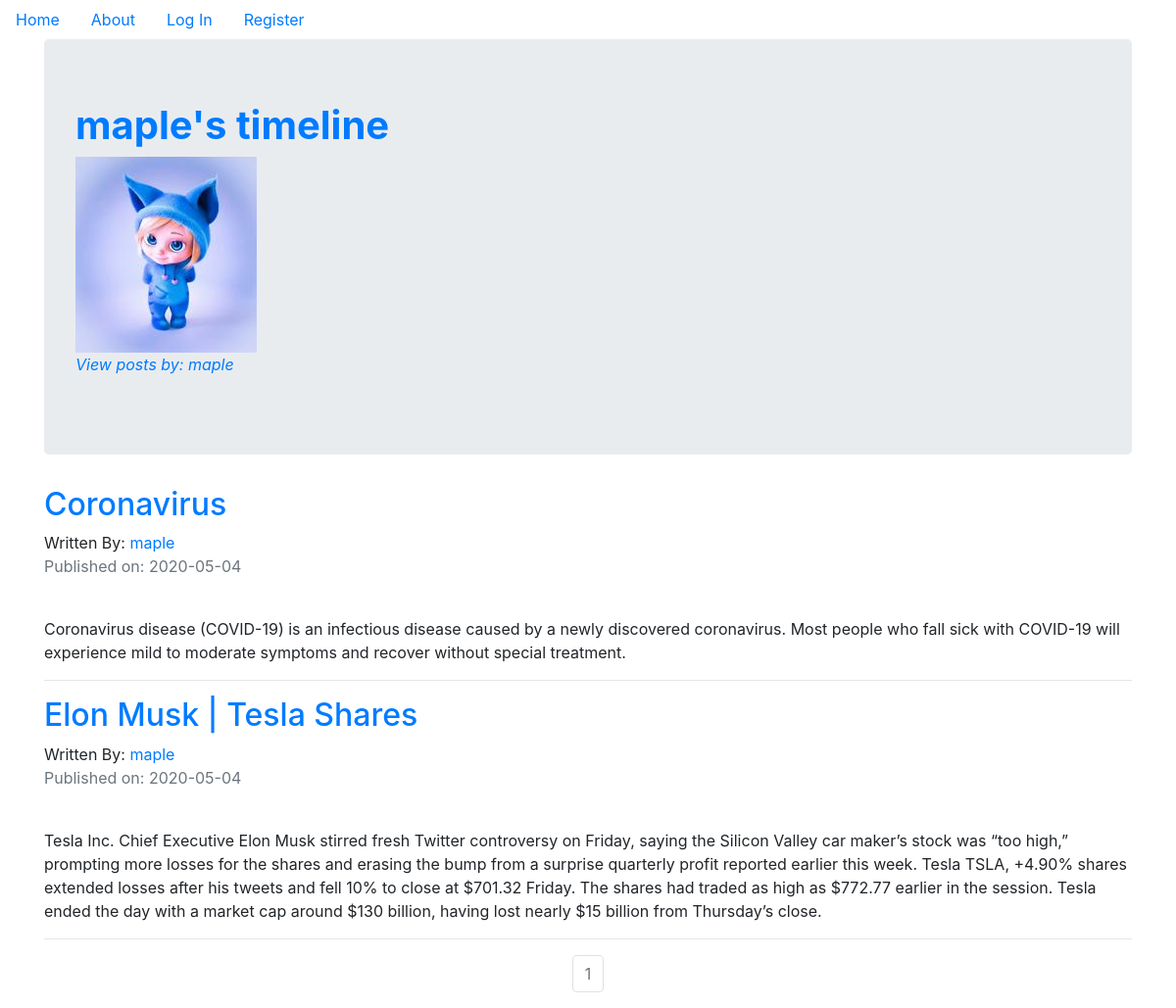
Before: /maple with the older database file.
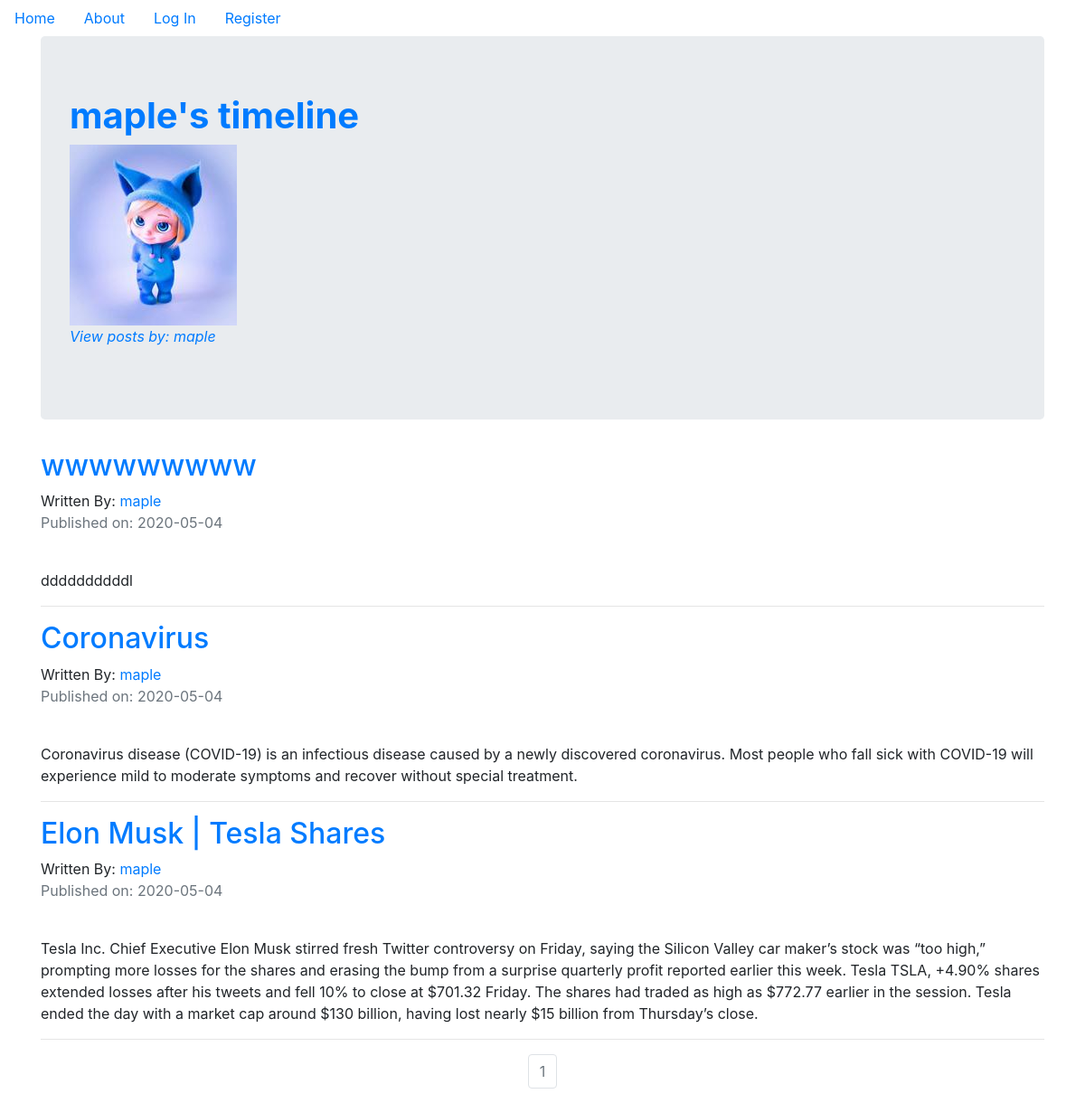
After: the same page with the newer database file.
### puppycompanyblog/models.py (models this page shows, shortened)
class User(db.Model, UserMixin):
    __tablename__ = 'users'
    id = db.Column(db.Integer, primary_key=True)
    profile_image = db.Column(db.String(64), nullable=False, default='default_profile.jpg')
    email = db.Column(db.String(64), unique=True, index=True)
    username = db.Column(db.String(64), unique=True, index=True)
    password_hash = db.Column(db.String(128))
    posts = db.relationship('BlogPost', backref='author', lazy=True)

class BlogPost(db.Model, UserMixin):
    users = db.relationship(User)
    id = db.Column(db.Integer, primary_key=True)
    user_id = db.Column(db.Integer, db.ForeignKey('users.id'), nullable= False)
    date = db.Column(db.DateTime, nullable=False, default=datetime.utcnow)
    title = db.Column(db.String(140), nullable=False)
    text = db.Column(db.Text, nullable=False)

### puppycompanyblog/users/views.py (the view)
@users.route('/<username>')
def user_posts(username):
    page = request.args.get('page', 1, type=int)
    user = User.query.filter_by(username=username).first_or_404()
    blog_posts = BlogPost.query.filter_by(author=user).order_by(BlogPost.date.desc()).paginate(page=page, per_page=5)
    return render_template('user_blog_posts.html', blog_posts= blog_posts, user = user)

### puppycompanyblog/templates/user_blog_posts.html
{% extends "base.html" %}
{% block content %}
<div class="container">
    <div class="jumbotron">
        <div>
            <h1> <strong style="color: #007bff">{{user.username}}'s timeline </strong></h1>
            <img src="{{url_for('static', filename='profile_pics/'+user.profile_image)}}" >
            <p><em style="color: #007bff">View posts by: {{user.username}} </em></p>
        </div>
    </div>
    {% for post in blog_posts.items %}
        <h2><a href="{{url_for('blog_posts.blog_post', blog_post_id=post.id)}}">{{post.title}}</a></h2>
        Written By: <a href="{{url_for('users.user_posts', username=post.author.username)}}">{{post.author.username}}</a>
        <p class='text-muted'>Published on: {{post.date.strftime("%Y-%m-%d")}}</p>
        <br>
        <p>{{post.text}}</p>
        <hr>
    {% endfor %}
</div>
<nav aria-label='Page Navigation example' style="margin: 0px auto; width: fit-content;">
    <ul class="pagination">
        {% for page_num in blog_posts.iter_pages(left_edge=1, right_edge=1, right_current=2) %}
        {% if blog_posts.page == page_num %}
        <li class="page-item disabled">
            <a class= 'page-link' href="{{url_for('users.user_posts', username=user.username, page=page_num)}}">{{ page_num }}</a>
        </li>
        {% else %}
        <li class="page-item">
            <a class= 'page-link' href="{{url_for('users.user_posts', username=user.username, page=page_num)}}">{{ page_num }}</a>
        </li>
        {% endif %}
        {% endfor %}
    </ul>
</nav>
    {% endblock %}

### puppycompanyblog/templates/base.html (shortened to what this page needs)
<!DOCTYPE html>
<html lang="en">
<head>
    <link rel="stylesheet" href="https://stackpath.bootstrapcdn.com/bootstrap/4.4.1/css/bootstrap.min.css">
</head>
<body>
    <ul class="nav">
        <li class="nav-link"><a href="{{url_for('core.index')}}">Home</a></li>
        <li class="nav-link"><a href="{{url_for('core.info')}}">About</a></li>
        {% if current_user.is_authenticated %}
        <li class="nav-link"><a href="{{url_for('users.logout')}}">Log Out</a></li>
        <li class="nav-link"><a href="{{url_for('users.account')}}">Account</a></li>
        <li class="nav-link"><a href="{{url_for('blog_posts.create_post')}}">Create Post</a></li>
        {% else %}
        <li class="nav-link"><a href="{{url_for('users.login')}}">Log In</a></li>
        <li class="nav-link"><a href="{{url_for('users.register')}}">Register</a></li>
        {% endif %}
    </ul>
    {%block content %}
    {%endblock%}
</body>
</html>

Changed rows visible on the page:
added BlogPost: title "wwwwwwwww", author.username "maple", date "2020-05-04", text "ddddddddddl"
